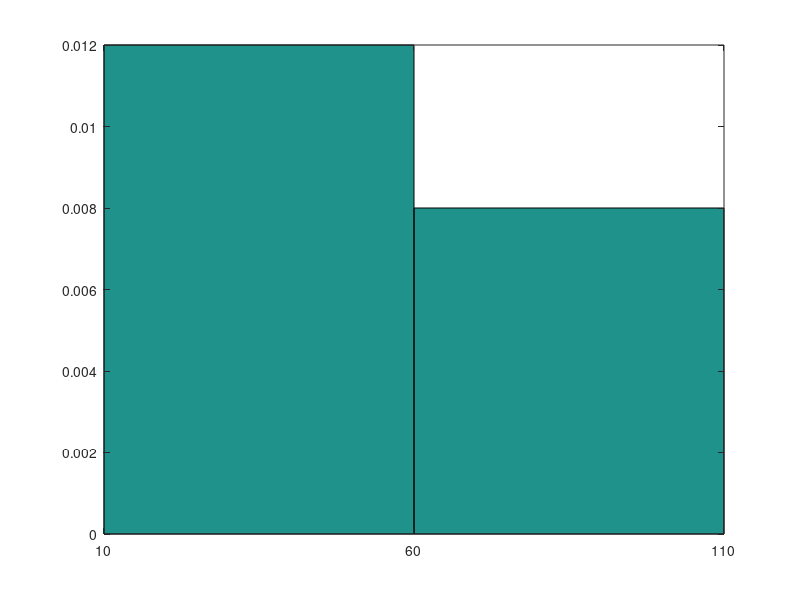

MATLAB code for this plot:
%% Lab 6, Histogram (Due Apr. 11, 11:59 PM, 2015)
% _Shanshan Zhang, tuf14438@temple.edu_
% Learn to plot a histogram according to the definition in the textbook.

%% Data
% Draw histograms for a sample with discrete numbers: [12, 15, 34, 24, 35, 67,
% 89, 13, 45, 36, 89, 46, 97, 34, 56, 78, 65, 83, 59, 74]
X = [12, 15, 34, 24, 35, 67, 89, 13, 45, 36, 89, 46, 97, 34, 56, 78, 65, 83, 59, 74];
N = length(X);

%% Histogram with bin width 10
% Let the bin width be 10, the first bin starts at 10;
%[..., a(i), a(i+1), ...] a(i)<=Bi<a(i+1);
%[10,20),[20,30),...,[90,100];
bin1 = [10,20,30,40,50,60,70,80,90,100];
bin1 = 10:10:100;           % Alternatively, you can use this line to specify the bins.
width1 = ones(1,10)*10;     % Define the width 
bincount1 = histc(X,bin1);  % Calculate the count of numbers falling in each bin.
height1 = bincount1./(N*width1); % Calculate the height of each bin.
bar(bin1,height1,'histc');    % Draw the histogram.
xlim([10,100]);  % Specify your scope of view.

%% Histogram with bin width 30
% Let the bin width be 30, the first bin starts at 10;
%[..., a(i), a(i+1), ...] a(i)<=Bi<a(i+1);
%[10,40),[40,70),[70,100];
bin2 = [10,40,70,100];
width2 = ones(1,4)*30;
bincount2 = histc(X,bin2);
height2 = bincount2./(N*width2);
bar(bin2,height2,'histc');
xlim([10,100]);

%% Histogram with bin width 50
% Let the bin width be 50, the first bin starts at 10;
%[..., a(i), a(i+1), ...] a(i)<=Bi<a(i+1);
%[10,60),[60,110];
bin3 = [10,60,110];
width3 = ones(1,3)*50;
bincount3 = histc(X,bin3);
height3 = bincount3./(N*width3);
bar(bin3,height3,'histc');
xlim([10,110]);


%% Assignments
% *Question*. Plot the histogram in Matlab for Homework Q4, with different bin width [10, 20, 30]
%%
% *Question*. Plot the histogram in Matlab for the ratings of 'education' in the 'cities' data, choose different bin width. (Hint, please refer to Lab5 for the way to load cities data) 